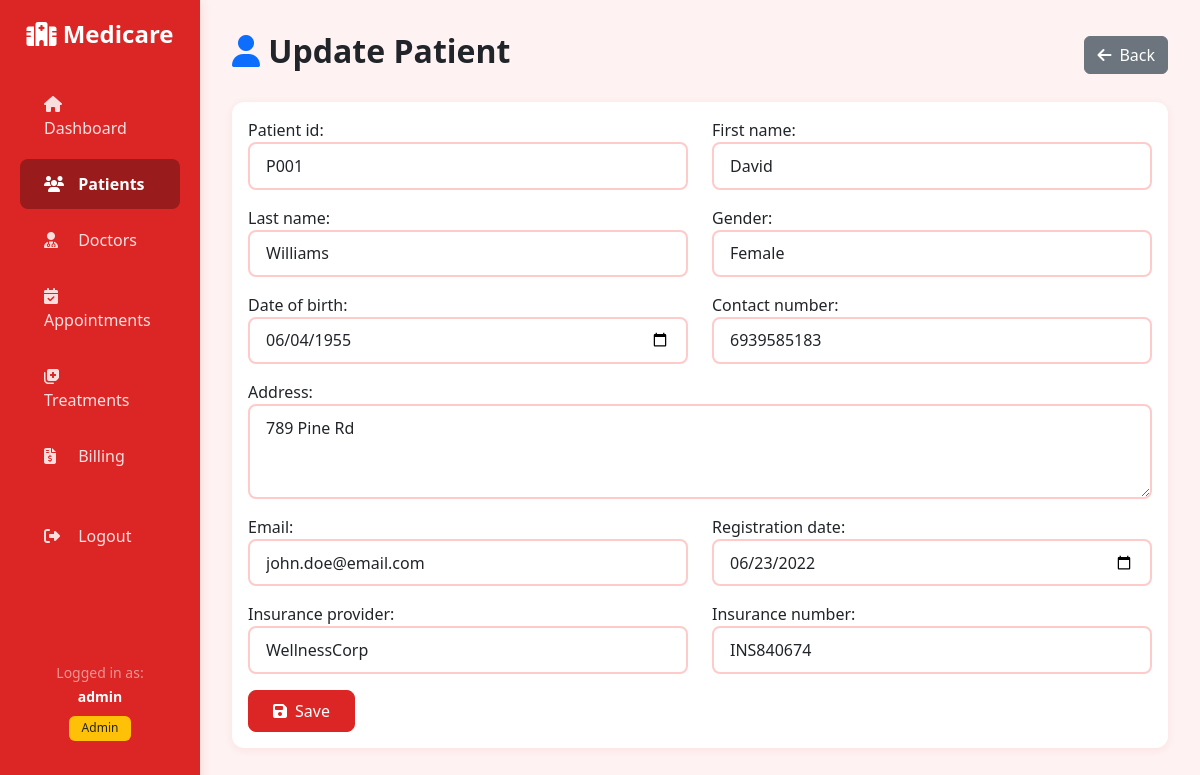
Screenshot of /patients/P001/update/ (signed in) with the database file from the repository.
### medicare/models.py (models this page shows, shortened)
class Patient(models.Model):
    GENDER_CHOICES = [
        ('M', 'Male'),
        ('F', 'Female'),
        ('O', 'Other'),
    ]
    patient_id = models.CharField(max_length=10, unique=True, primary_key=True)
    first_name = models.CharField(max_length=100)
    last_name = models.CharField(max_length=100)
    gender = models.CharField(max_length=1, choices=GENDER_CHOICES)
    date_of_birth = models.DateField()
    contact_number = models.CharField(max_length=15)
    address = models.TextField()
    registration_date = models.DateField()
    insurance_provider = models.CharField(max_length=100)
    insurance_number = models.CharField(max_length=50)
    email = models.EmailField()
    class Meta:
        ordering = ['patient_id']

### medicare/views.py (the view)
# urls.py: path('patients/<str:pk>/update/', views.patient_update, name='patient_update'),
@login_required
def patient_update(request, pk):
    patient = get_object_or_404(Patient, pk=pk)
    if request.method == 'POST':
        form = PatientForm(request.POST, instance=patient)
        if form.is_valid():
            form.save()
            messages.success(request, 'Patient updated successfully!')
            return redirect('patient_detail', pk=pk)
    else:
        form = PatientForm(instance=patient)
    return render(request, 'medicare/patient_form.html', {'form': form, 'action': 'Update', 'patient': patient})

### medicare/forms.py
class PatientForm(forms.ModelForm):
    class Meta:
        model = Patient
        fields = '__all__'
        widgets = {
            'patient_id': forms.TextInput(attrs={'class': 'form-control', 'placeholder': 'P001'}),
            'first_name': forms.TextInput(attrs={'class': 'form-control'}),
            'last_name': forms.TextInput(attrs={'class': 'form-control'}),
            'gender': forms.Select(attrs={'class': 'form-control'}),
            'date_of_birth': forms.DateInput(attrs={'class': 'form-control', 'type': 'date'}),
            'contact_number': forms.TextInput(attrs={'class': 'form-control'}),
            'address': forms.Textarea(attrs={'class': 'form-control', 'rows': 3}),
            'registration_date': forms.DateInput(attrs={'class': 'form-control', 'type': 'date'}),
            'insurance_provider': forms.TextInput(attrs={'class': 'form-control'}),
            'insurance_number': forms.TextInput(attrs={'class': 'form-control'}),
            'email': forms.EmailInput(attrs={'class': 'form-control'}),
        }

### templates/medicare/patient_form.html (shortened to what this page needs)
{% extends 'medicare/base.html' %}
{% block content %}
<div class="d-flex justify-content-between align-items-center mb-4">
    <h1 class="h2 fw-bold"><i class="fas fa-user text-primary"></i> {{ action }} Patient</h1>
    <a href="{% url 'patient_list' %}" class="btn btn-secondary">
        <i class="fas fa-arrow-left me-2"></i>Back
    </a>
</div>
<div class="card">
    <div class="card-body">
        <form method="post">
            <div class="row">
                <div class="col-md-6 mb-3">
                    {{ form.patient_id.label_tag }}
                    {{ form.patient_id }}
                </div>
                <div class="col-md-6 mb-3">
                    {{ form.first_name.label_tag }}
                    {{ form.first_name }}
                </div>
                <div class="col-md-6 mb-3">
                    {{ form.last_name.label_tag }}
                    {{ form.last_name }}
                </div>
                <div class="col-md-6 mb-3">
                    {{ form.gender.label_tag }}
                    {{ form.gender }}
                </div>
                <div class="col-md-6 mb-3">
                    {{ form.date_of_birth.label_tag }}
                    {{ form.date_of_birth }}
                </div>
                <div class="col-md-6 mb-3">
                    {{ form.contact_number.label_tag }}
                    {{ form.contact_number }}
                </div>
                <div class="col-md-12 mb-3">
                    {{ form.address.label_tag }}
                    {{ form.address }}
                </div>
                <div class="col-md-6 mb-3">
                    {{ form.email.label_tag }}
                    {{ form.email }}
                </div>
                <div class="col-md-6 mb-3">
                    {{ form.registration_date.label_tag }}
                    {{ form.registration_date }}
                </div>
                <div class="col-md-6 mb-3">
                    {{ form.insurance_provider.label_tag }}
                    {{ form.insurance_provider }}
                </div>
                <div class="col-md-6 mb-3">
                    {{ form.insurance_number.label_tag }}
                    {{ form.insurance_number }}
                </div>
            </div>
            <button type="submit" class="btn btn-primary">
                <i class="fas fa-save me-2"></i>Save
            </button>
        </form>
    </div>
</div>
{% endblock %}

### templates/medicare/base.html (shortened to what this page needs)
<!DOCTYPE html>
<html lang="en">
<head>
    <link href="https://cdn.jsdelivr.net/npm/bootstrap@5.3.0/dist/css/bootstrap.min.css" rel="stylesheet">
    <link rel="stylesheet" href="https://cdnjs.cloudflare.com/ajax/libs/font-awesome/6.4.0/css/all.min.css">
</head>
<body>
    {% if user.is_authenticated %}
    <div class="container-fluid">
        <div class="row">
            <nav class="col-md-2 d-md-block sidebar">
                <div class="position-sticky pt-3">
                    <a href="{% url 'dashboard' %}" class="navbar-brand d-block text-center mb-4">
                        <i class="fas fa-hospital-alt"></i> Medicare
                    </a>
                    <ul class="nav flex-column">
                        <li class="nav-item">
                            <a class="nav-link {% if request.resolver_match.url_name == 'dashboard' %}active{% endif %}" href="{% url 'dashboard' %}">
                                <i class="fas fa-home"></i> Dashboard
                            </a>
                        </li>
                        {% if user.is_staff or user.is_superuser %}
                        <li class="nav-item">
                            <a class="nav-link {% if 'patient' in request.resolver_match.url_name %}active{% endif %}" href="{% url 'patient_list' %}">
                                <i class="fas fa-users"></i> Patients
                            </a>
                        </li>
                        <li class="nav-item">
                            <a class="nav-link {% if 'doctor' in request.resolver_match.url_name %}active{% endif %}" href="{% url 'doctor_list' %}">
                                <i class="fas fa-user-md"></i> Doctors
                            </a>
                        </li>
                        <li class="nav-item">
                            <a class="nav-link {% if 'appointment' in request.resolver_match.url_name %}active{% endif %}" href="{% url 'appointment_list' %}">
                                <i class="fas fa-calendar-check"></i> Appointments
                            </a>
                        </li>
                        <li class="nav-item">
                            <a class="nav-link {% if 'treatment' in request.resolver_match.url_name %}active{% endif %}" href="{% url 'treatment_list' %}">
                                <i class="fas fa-notes-medical"></i> Treatments
                            </a>
                        </li>
                        <li class="nav-item">
                            <a class="nav-link {% if 'billing' in request.resolver_match.url_name %}active{% endif %}" href="{% url 'billing_list' %}">
                                <i class="fas fa-file-invoice-dollar"></i> Billing
                            </a>
                        </li>
                        {% endif %}
                        <li class="nav-item mt-4">
                            <a class="nav-link" href="{% url 'logout' %}">
                                <i class="fas fa-sign-out-alt"></i> Logout
                            </a>
                        </li>
                    </ul>
                    <div class="text-center text-white-50 mt-5 pt-5">
                        <small>Logged in as:<br><strong class="text-white">{{ user.username }}</strong></small>
                        {% if user.is_staff or user.is_superuser %}
                        <br><span class="badge bg-warning text-dark mt-2">Admin</span>
                        {% else %}
                        <br><span class="badge bg-info mt-2">User</span>
                        {% endif %}
                    </div>
                </div>
            </nav>
            <main class="col-md-10 ms-sm-auto main-content">
                {% block content %}{% endblock %}
            </main>
        </div>
    </div>
    {% else %}
        {% block login_content %}{% endblock %}
    {% endif %}
</body>
</html>

### templates/medicare/base.html (style rules this page uses)
:root { --primary-color: #dc2626; --primary-hover: #b91c1c; --primary-dark: #991b1b; --secondary-color: #fca5a5; --success-color: #dc2626; --danger-color: #7f1d1d; --warning-color: #f87171; --info-color: #ef4444; --dark-color: #450a0a; --light-color: #fef2f2; --border-color: #fecaca; }
body { font-family: 'Segoe UI', Tahoma, Geneva, Verdana, sans-serif; background-color: var(--light-color); }
.sidebar { min-height: 100vh; background: #dc2626; box-shadow: 2px 0 10px rgba(220, 38, 38, 0.1); }
.sidebar .nav-link { color: rgba(255,255,255,0.85); padding: 0.8rem 1.5rem; transition: all 0.3s ease; border-radius: 8px; margin: 0.2rem 0.5rem; }
.sidebar .nav-link.active { background-color: #991b1b; color: white; font-weight: 600; }
.sidebar .nav-link i { margin-right: 10px; width: 20px; }
.main-content { padding: 2rem; }
.card { border: none; border-radius: 12px; box-shadow: 0 2px 8px rgba(220, 38, 38, 0.08); transition: transform 0.3s ease, box-shadow 0.3s ease; }
.btn-primary { background-color: var(--primary-color); border-color: var(--primary-color); padding: 0.5rem 1.5rem; border-radius: 8px; transition: all 0.3s ease; }
.badge { padding: 0.4rem 0.8rem; font-weight: 500; border-radius: 6px; }
.navbar-brand { font-size: 1.5rem; font-weight: 700; color: white !important; }
.form-control, .form-select { border-radius: 8px; border: 2px solid var(--border-color); padding: 0.6rem 1rem; }

### rows the page displays
Patient: patient_id "P001", first_name "David", last_name "Williams", gender "Female", date_of_birth "06/04/1955", contact_number "6939585183", address "789 Pine Rd", email "john.doe@email.com", registration_date "06/23/2022", insurance_provider "WellnessCorp", insurance_number "INS840674"

### other values shown
{{ user.username }} "admin"
{{ action }} "Update"
